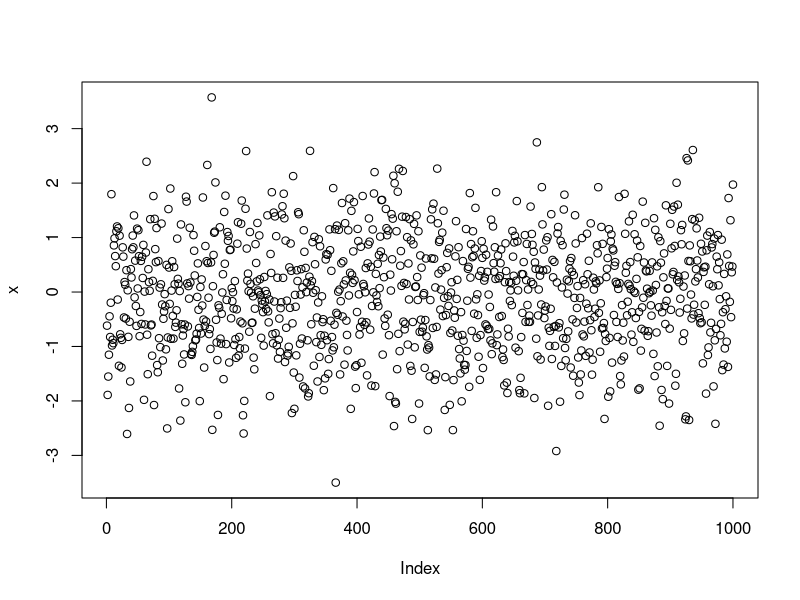
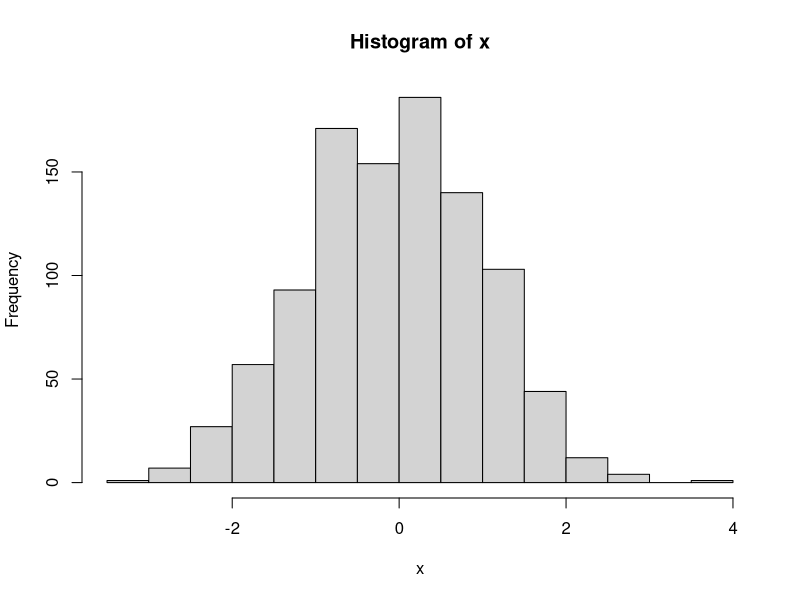
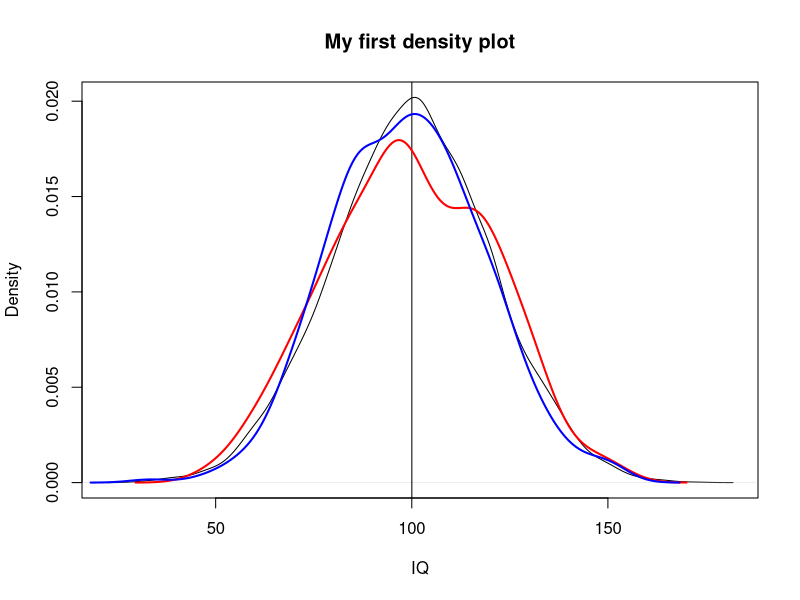
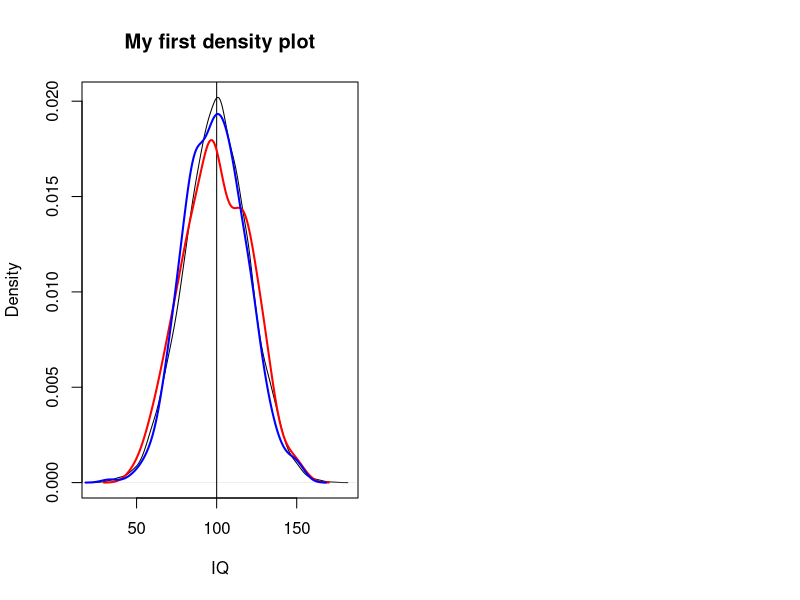
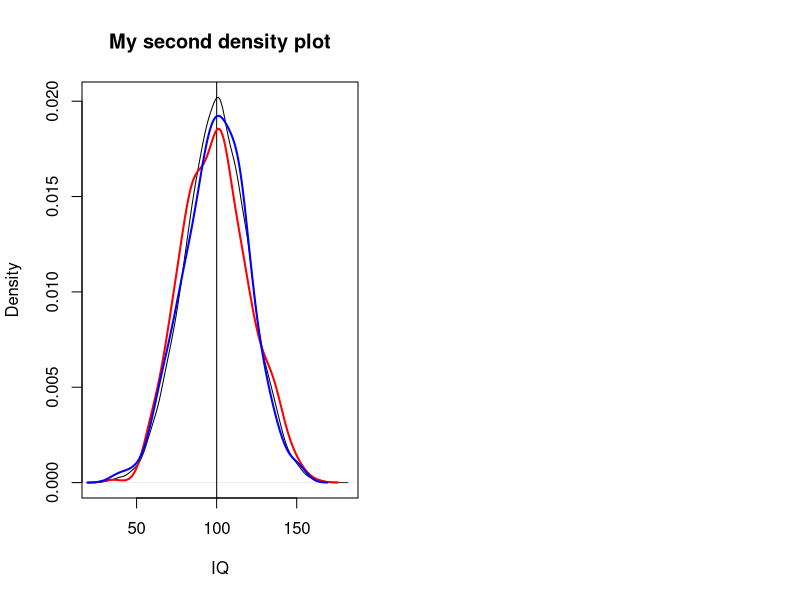

These charts were generated, in order, by the following R code:
## ---- chunk 1
library(knitr)
CA<-T
Ex<-T
## ---- chunk 2
x<-rnorm(10,0,1)
## ---- chunk 3
mean(x)
## ---- chunk 4
x <- rnorm(1000,0,1)
plot(x)
## ---- chunk 5
hist(x)
## ---- chunk 6
id <- 1:10000
set.seed(42)
education <- sample(c("none","low","average","high"),10000, 
                    replace = T,prob = c(.072,.356,.289,.283))

gender <- sample(c("male","female"),10000,
                 replace = T,prob = c(.488,.512))

iq <- rnorm(10000,100,20)
my.pop <- data.frame(id,gender,education,iq)
head(my.pop)
## ---- chunk 7
summary(my.pop)
prop.table(table(my.pop$gender,my.pop$education))
var(my.pop$iq)*(nrow(my.pop)-1)/nrow(my.pop)
## ---- chunk 8
set.seed(42)
s.SRS <- sample(1:nrow(my.pop),500,replace=T)
s.SRSWOR <- sample(1:nrow(my.pop),500,replace=F)
my.samp.SRS <- my.pop[s.SRS,]
my.samp.SRSWOR <- my.pop[s.SRSWOR,]
summary(my.samp.SRS)
nrow(unique(my.samp.SRS))
## ---- chunk 9
plot(density(my.pop$iq),main = "My first density plot"
     , xlab = "IQ")
abline(v=mean(my.pop$iq), col = "black")
lines(density(my.samp.SRS$iq),col = "red",lwd=2)
lines(density(my.samp.SRSWOR$iq),col = "blue",lwd=2)
## ---- chunk 10
library(sampling)
set.seed(42)
s.SRS1 <- srswr(500,nrow(my.pop))
s.SRSWOR1 <- srswor(500,nrow(my.pop)) 
my.samp.SRS1 <- rbind(my.pop[s.SRS1!=0,]
                      ,my.pop[s.SRS1>1,])
my.samp.SRSWOR1 <- my.pop[s.SRSWOR1==1,]
## ---- chunk 11
par(mfrow=c(1,2))
plot(density(my.pop$iq),main = "My first density plot"
     , xlab = "IQ")
abline(v=mean(my.pop$iq), col = "black")
lines(density(my.samp.SRS$iq),col = "red",lwd=2)
lines(density(my.samp.SRSWOR$iq),col = "blue",lwd=2)
## ---- chunk 12
par(mfrow=c(1,2))
plot(density(my.pop$iq),main = "My second density plot"
     , xlab = "IQ")
abline(v=mean(my.pop$iq), col = "black")
lines(density(my.samp.SRS1$iq),col = "red",lwd=2)
lines(density(my.samp.SRSWOR1$iq),col = "blue",lwd=2)
